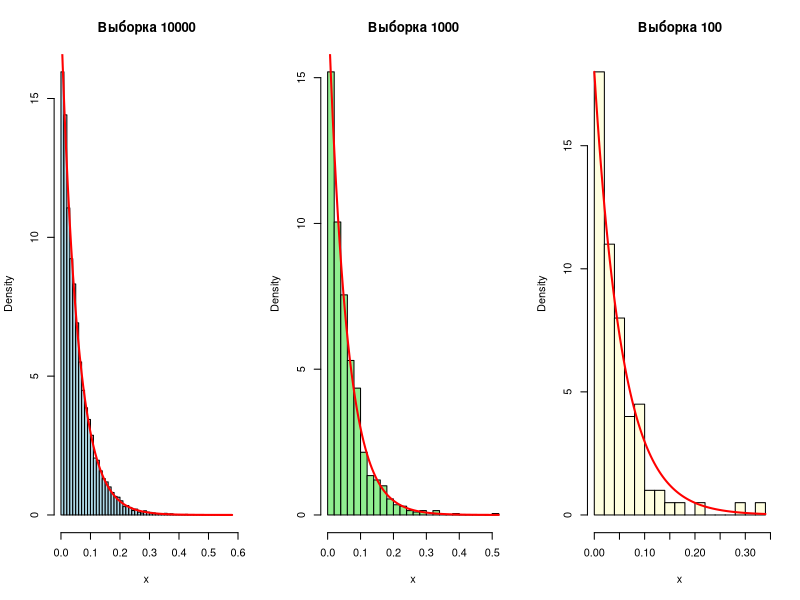
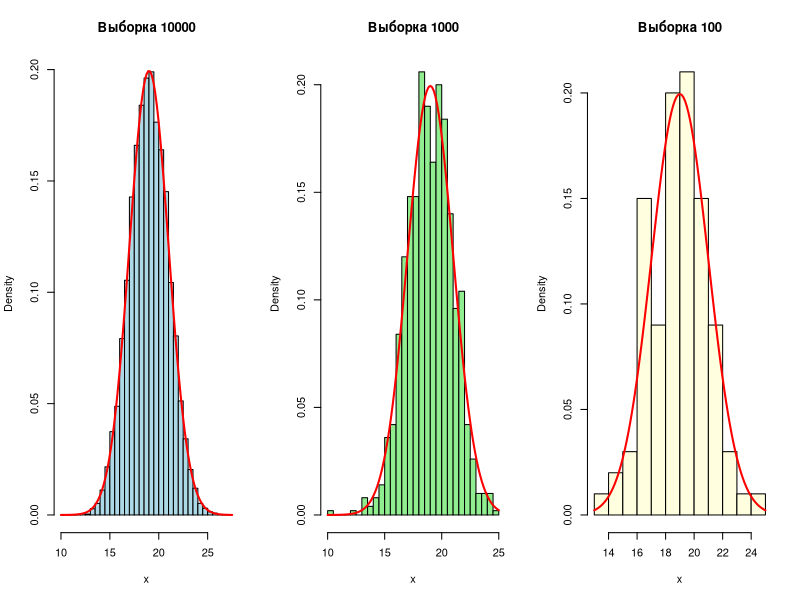
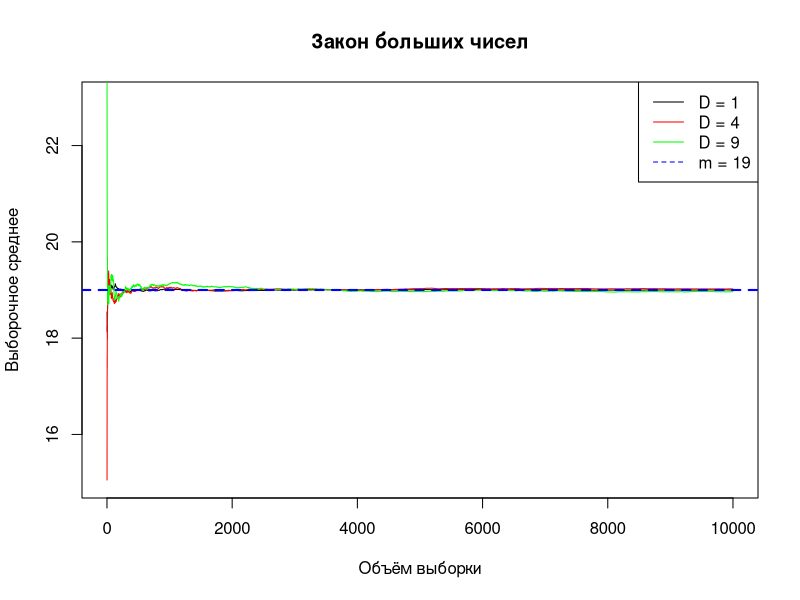
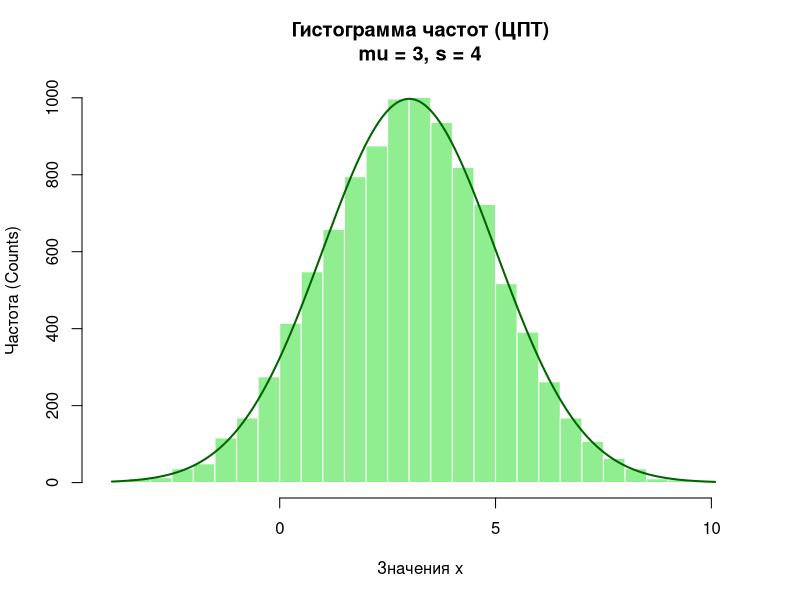
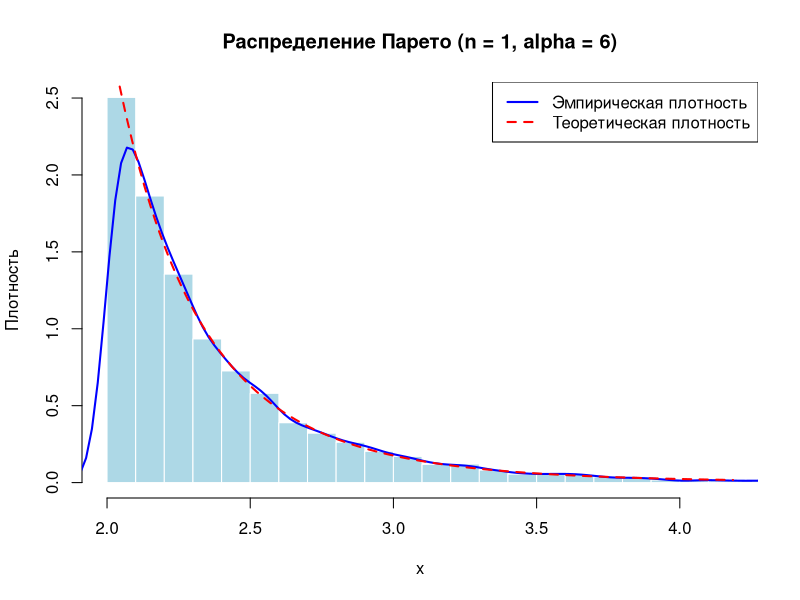

Reproduce these figures in R, in order.
variant_number <- 17 # Номер варианта
lambda <- variant_number + 1 # Интенсивность
mu <- variant_number + 2 # Мат. ожидание
s <- 4 # Произвольная дисперсия больше 0
sd <- sqrt(s) # Стандартное отклонение

###########################
# ПОКАЗАТЕЛЬНОЕ РАСПРЕДЕЛЕНИЕ
###########################

x <- rexp(n = 10000, rate = lambda)

par(mfrow= c(1, 3))

# Размер выборки 10_000
hist(x, breaks = 50, probability = TRUE,
     main = "Выборка 10000",
     xlab = "x", col = "lightblue")
curve(dexp(x, rate = lambda),
      add = TRUE, col = "red", lwd = 2)

# Размер выборки 1000
hist(x[1:1000], breaks = 30, probability = TRUE,
     main = "Выборка 1000",
     xlab = "x", col = "lightgreen")
curve(dexp(x, rate = lambda),
      add = TRUE, col = "red", lwd = 2)

# Размер выборки 100
hist(x[1:100], breaks = 15, probability = TRUE,
     main = "Выборка 100",
     xlab = "x", col = "lightyellow")
curve(dexp(x, rate = lambda),
      add = TRUE, col = "red", lwd = 2)



###########################
# НОРМАЛЬНОЕ РАСПРЕДЕЛЕНИЕ
###########################
x <- rnorm(10000, mean=mu, sd=sd)

# Выборка 10_000
hist(x, breaks = 40, probability = TRUE,
     main = "Выборка 10000",
     xlab = "x",
     col = "lightblue")

curve(dnorm(x, mean = mu, sd = sd),
      add = TRUE, col = "red", lwd = 2)


# Выборка 1000
hist(x[1:1000], breaks = 30, probability = TRUE,
     main = "Выборка 1000",
     xlab = "x",
     col = "lightgreen")

curve(dnorm(x, mean = mu, sd = sd),
      add = TRUE, col = "red", lwd = 2)


# Выборка 100
hist(x[1:100], breaks = 15, probability = TRUE,
     main = "Выборка 100",
     xlab = "x",
     col = "lightyellow")

curve(dnorm(x, mean = mu, sd = sd),
      add = TRUE, col = "red", lwd = 2)

###########################
# ЗАКОН БОЛЬШИХ ЧИСЕЛ
###########################
s1 <- 1
s2 <- 4
s3 <- 9

x1 <- rnorm(10000, mean = mu, sd = sqrt(s1))
x2 <- rnorm(10000, mean = mu, sd = sqrt(s2))
x3 <- rnorm(10000, mean = mu, sd = sqrt(s3))

mean1 <- cumsum(x1) / (1:10000)
mean2 <- cumsum(x2) / (1:10000)
mean3 <- cumsum(x3) / (1:10000)

par(mfrow= c(1, 1))

plot(1:10000, mean1,
     type = "l",
     xlab = "Объём выборки",
     ylab = "Выборочное среднее",
     main = "Закон больших чисел",
     ylim = c(15, 23))

lines(1:10000, mean2, col = "red")
lines(1:10000, mean3, col = "green")

# Теоретическое математическое ожидание
abline(h = mu, col = "blue", lwd = 2, lty = 2)

legend("topright",
       legend = c("D = 1", "D = 4", "D = 9", "m = 19"),
       col = c("black", "red", "green", "blue"),
       lty = c(1, 1, 1, 2))

###########################
# ЦЕНТРАЛЬНАЯ ПРЕДЕЛЬНАЯ ТЕОРЕМА
###########################
# 1. Параметры задания
n <- 1            # Подставь свой номер варианта!
mu <- n + 2       # Параметр среднего (n + 2)
s <- 4            # Произвольная дисперсия s > 0
sd_val <- sqrt(s) # Среднеквадратичное отклонение sigma
N <- 10000        # Объём выборки (10 000 с.ч.)

# 2. Генерация 10 000 нормальных случайных чисел по ЦПТ
# Создаём матрицу 10000 x 12 из равномерных чисел U(0, 1)
u_matrix <- matrix(runif(N * 12), nrow = N, ncol = 12)

# Суммируем по строкам и центрируем (Z ~ N(0, 1))
z_clt <- rowSums(u_matrix) - 6

# Масштабируем и сдвигаем к заданному среднему mu и дисперсии s
x_clt <- mu + sd_val * z_clt

# 3. Построение гистограммы частот
hist_info <- hist(x_clt, 
                  breaks = 40, 
                  freq = TRUE, 
                  main = paste0("Гистограмма частот (ЦПТ)\nmu = ", mu, ", s = ", s),
                  xlab = "Значения x", 
                  ylab = "Частота (Counts)",
                  col = "lightgreen", 
                  border = "white")

# Наложение теоретической кривой частот
x_seq <- seq(min(x_clt), max(x_clt), length.out = 200)
bin_width <- diff(hist_info$mids[1:2])
y_theory_freq <- dnorm(x_seq, mean = mu, sd = sd_val) * N * bin_width
lines(x_seq, y_theory_freq, col = "darkgreen", lwd = 2)

# 4. Тест Колмогорова-Смирнова
ks_result <- ks.test(x_clt, "pnorm", mean = mu, sd = sd_val)
print(ks_result)

###########################
# РАСПРЕДЕЛЕНИЕ ПАРЕТО
###########################
# 1. Параметры по условию
n <- 1          # Подставь свой номер варианта!
x0 <- 2         # Коэффициент масштаба
alpha <- n + 5  # Параметр Парето
N <- 10000      # Объём выборки

# 2. Генерация методом обратной функции
u <- runif(N)
x_pareto <- x0 / ((1 - u)^(1 / alpha))

# 3. Функция теоретической плотности
f_theory <- function(x) {
  ifelse(x >= x0, (alpha * (x0^alpha)) / (x^(alpha + 1)), 0)
}

# 4. Визуализация и сравнение
# Из-за длинного "хвоста" ограничим график 99-м перцентилем для наглядности
xlim_max <- quantile(x_pareto, 0.99)

hist(x_pareto, breaks = 100, probability = TRUE,
     xlim = c(x0, xlim_max),
     main = paste0("Распределение Парето (n = ", n, ", alpha = ", alpha, ")"),
     xlab = "x", ylab = "Плотность",
     col = "lightblue", border = "white")

# Эмпирическая плотность (оценка)
lines(density(x_pareto), col = "blue", lwd = 2)

# Теоретическая плотность
curve(f_theory(x), from = x0, to = xlim_max,
      col = "red", lwd = 2, lty = 2, add = TRUE)

legend("topright", 
       legend = c("Эмпирическая плотность", "Теоретическая плотность"),
       col = c("blue", "red"), lty = c(1, 2), lwd = 2)
